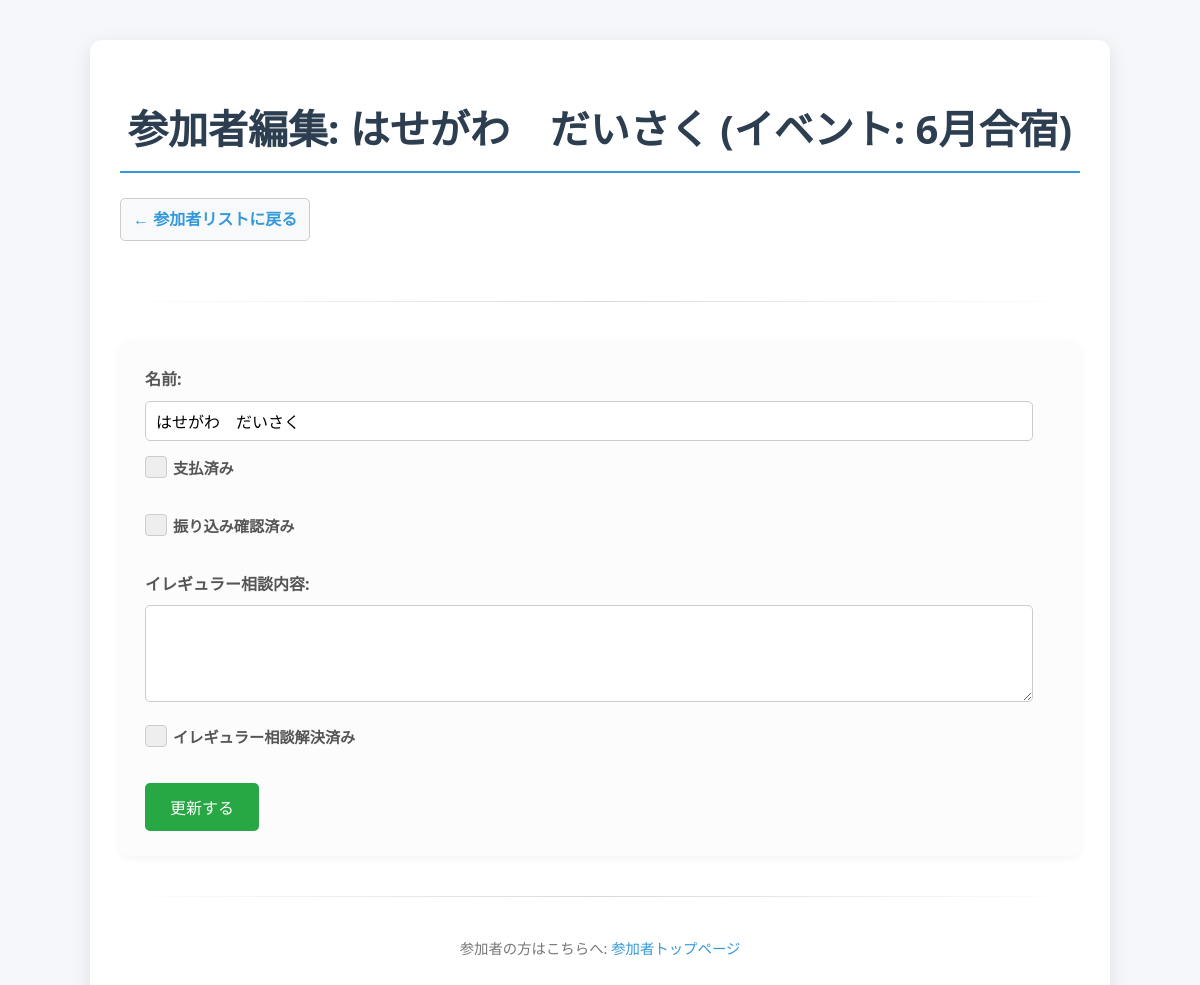
Page /admin/edit_participant/3 (signed in) on the committed database.
### database.py (models this page shows, shortened)
class Participant(db.Model):
    id = db.Column(db.Integer, primary_key=True)
    name = db.Column(db.String(100), nullable=False)
    event_id = db.Column(db.Integer, db.ForeignKey('event.id'), nullable=False)
    is_paid = db.Column(db.Boolean, default=False)
    paid_reported_at = db.Column(db.DateTime, nullable=True) # 振り込み報告日時
    is_confirmed = db.Column(db.Boolean, default=False) # 管理者による確認
    irregular_request = db.Column(db.Text, nullable=True) # イレギュラー相談内容
    is_irregular_resolved = db.Column(db.Boolean, default=False) # イレギュラー相談解決済み

class Event(db.Model):
    id = db.Column(db.Integer, primary_key=True)
    name = db.Column(db.String(100), nullable=False)
    description = db.Column(db.Text, nullable=True)
    participants = db.relationship('Participant', backref='event', lazy=True, cascade="all, delete-orphan")

### app.py (the view, shortened to what this page needs)
@app.route('/admin/edit_participant/<int:participant_id>', methods=['GET', 'POST'])
@admin_required # アクセス制限を適用
def admin_edit_participant(participant_id):
    participant = Participant.query.get_or_404(participant_id)
    return render_template('admin/edit_participant.html', participant=participant)

### app.py (called while the page is built)
def admin_required(f):
    from functools import wraps
    @wraps(f)
    def decorated_function(*args, **kwargs):
        if 'logged_in' not in session or not session['logged_in']:
            flash('管理者ページにアクセスするにはログインしてください。', 'error')
            return redirect(url_for('admin_login'))
        return f(*args, **kwargs)
    return decorated_function

### templates/admin/edit_participant.html (shortened to what this page needs)
{% extends 'admin/base.html' %}
{% import 'macros.html' as macros %}
{% block content %}
    <h1>参加者編集: {{ participant.name }} (イベント: {{ participant.event.name }})</h1>
    <a href="{{ url_for('admin_event_detail', event_id=participant.event_id) }}" class="back-link">← 参加者リストに戻る</a>
    <hr>
    <form action="{{ url_for('admin_edit_participant', participant_id=participant.id) }}" method="post" class="form-section">
        <label for="participant_name">名前:</label>
        <input type="text" id="participant_name" name="participant_name" value="{{ participant.name }}" required>
        <br>
        <label class="checkbox-container">
            <span class="checkmark"></span> 支払済み
        </label>
        <br>
        <label class="checkbox-container">
            <span class="checkmark"></span> 振り込み確認済み
        </label>
        <br>
        <label for="irregular_request">イレギュラー相談内容:</label>
        <textarea id="irregular_request" name="irregular_request" rows="5">{{ participant.irregular_request or '' }}</textarea>
        <br>
        <label class="checkbox-container">
            <span class="checkmark"></span> イレギュラー相談解決済み
        </label>
        <br>
        <button type="submit" class="submit-button">更新する</button>
    </form>
{% endblock %}

### static/css/style.css (style rules this page uses)
body { font-family: 'Segoe UI', Tahoma, Geneva, Verdana, sans-serif; margin: 0; padding: 20px; background-color: #f5f7fa; color: #333; line-height: 1.6; }
h1, h2 { color: #2c3e50; border-bottom: 2px solid #3498db; padding-bottom: 10px; margin-bottom: 25px; }
h1 { font-size: 2.5em; text-align: center; }
hr { border: 0; height: 1px; background-image: linear-gradient(to right, rgba(0, 0, 0, 0), rgba(0, 0, 0, 0.15), rgba(0, 0, 0, 0)); margin: 40px 0; }
a { color: #3498db; text-decoration: none; transition: color 0.2s ease; }
.back-link { display: inline-block; margin-bottom: 20px; font-weight: bold; padding: 8px 12px; border: 1px solid #ccc; border-radius: 5px; background-color: #f8f9fa; transition: background-color 0.2s; }
.form-section { background-color: #fcfcfc; padding: 25px; border-radius: 10px; box-shadow: 0 2px 10px rgba(0,0,0,0.05); margin-bottom: 20px; }
label { display: block; margin-bottom: 8px; font-weight: bold; color: #555; }
input[type="text"], input[type="password"], textarea { width: calc(100% - 22px); padding: 10px; margin-bottom: 15px; border: 1px solid #ccc; border-radius: 5px; font-size: 1em; box-sizing: border-box; }
.submit-button { background-color: #28a745; color: white; padding: 12px 25px; border: none; border-radius: 5px; cursor: pointer; font-size: 1em; transition: background-color 0.2s ease-in-out; }
.checkbox-container { display: block; position: relative; padding-left: 28px; cursor: pointer; font-size: 0.95em; -webkit-user-select: none; -moz-user-select: none; -ms-user-select: none; user-select: none; white-space: nowrap; }
.checkmark { position: absolute; top: 0; left: 0; height: 20px; width: 20px; background-color: #eee; border: 1px solid #ccc; border-radius: 4px; transition: background-color 0.2s, border-color 0.2s; }
.checkmark:after { content: ""; position: absolute; display: none; }
.checkbox-container .checkmark:after { left: 6px; top: 2px; width: 6px; height: 12px; border: solid white; border-width: 0 3px 3px 0; -webkit-transform: rotate(45deg); -ms-transform: rotate(45deg); transform: rotate(45deg); }

### rows in the picture
Participant: name "はせがわ だいさく", participant_name "はせがわ だいさく"
Event: event.name "6月合宿"
